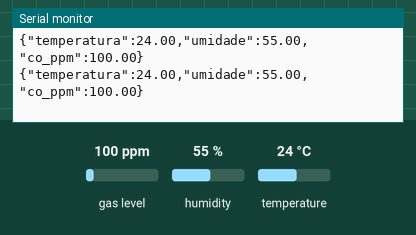
Recording of a sketch running on a simulated Arduino Uno, built with avr-gcc and run on an emulated ATmega328P. Shown: the last lines printed to the serial monitor. The test bench sets the inputs (shaded band); at power-on: gas level 100 ppm, humidity 55 %, temperature 24 °C.

Above: at 4.8 s.
4.9 s: gas level set to 20 ppm
At 7.0 s:
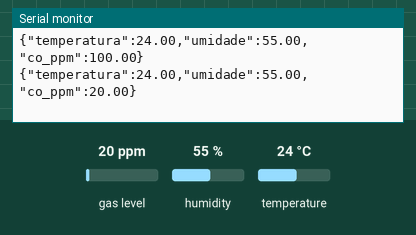
7.9 s: humidity set to 22 %
At 9.4 s:
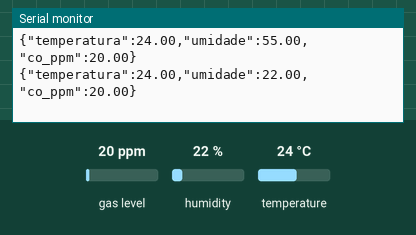
10.9 s: temperature set to 12 °C
At 13.1 s:
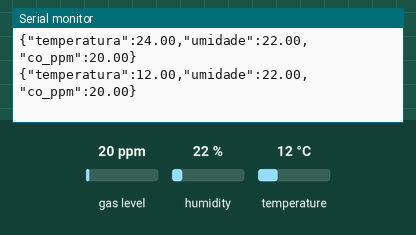
13.9 s: gas level set to 250 ppm
At 15.6 s:
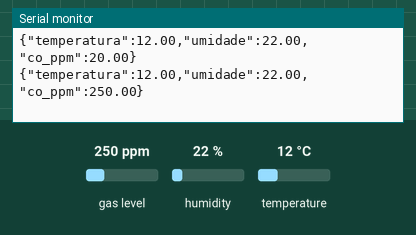
16.9 s: humidity set to 40 %
At 19.2 s:
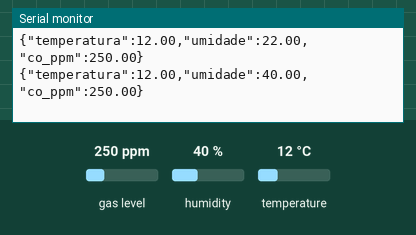
Timing chart, 0 to 20.7 s (numbered marks = the images above; inputs shaded):
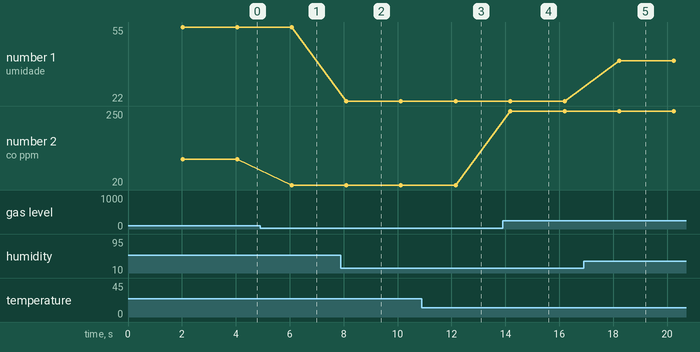

The sketch:

sensor_reader.ino
```cpp
#include "DHT.h"
#include <MQUnifiedsensor.h>

#define DHTPIN 2
#define DHTTYPE DHT11
DHT dht(DHTPIN, DHTTYPE);

#define Board ("Arduino UNO")
#define MQ7Pin (A0)
#define Type ("MQ-7")
#define Voltage_Resolution (5)
#define ADC_Bit_Resolution (10)
#define RatioMQ7CleanAir (27.0f)

MQUnifiedsensor MQ7(Board, Voltage_Resolution, ADC_Bit_Resolution, MQ7Pin, Type);

void setup() {
  Serial.begin(9600);
  dht.begin();

  MQ7.setRegressionMethod(1);
  MQ7.setA(99.042);
  MQ7.setB(-1.518);
  MQ7.setR0(10.0);
  MQ7.init();                     // <--- adicionado
  MQ7.calibrate(RatioMQ7CleanAir);
}

void loop() {
  delay(2000);

  float h = dht.readHumidity();
  float t = dht.readTemperature();
  MQ7.update();
  float ppm = MQ7.readSensor();

  if (isnan(h) || isnan(t) || ppm < 0) {
    Serial.println("{\"erro\": \"leitura invalida\"}");
    return;
  }

  Serial.print("{\"temperatura\":");
  Serial.print(t);
  Serial.print(",\"umidade\":");
  Serial.print(h);
  Serial.print(",\"co_ppm\":");
  Serial.print(ppm);
  Serial.println("}");
}
```

Measured:
- after the input at 4.9 s, the serial monitor: prints a new line after 1.2 s (image 1)
- after the input at 7.9 s, the serial monitor: prints a new line after 0.20 s (image 2)
- after the input at 10.9 s, the serial monitor: prints a new line after 1.2 s (image 3)
- after the input at 13.9 s, the serial monitor: prints a new line after 0.28 s (image 4)
- after the input at 16.9 s, the serial monitor: prints a new line after 1.3 s (image 5)
- plotted number 1: 55 → 22 after the input at 7.9 s, 22 → 40 after the input at 16.9 s
- plotted number 2: 100 → 20 after the input at 4.9 s, 20 → 250 after the input at 13.9 s
